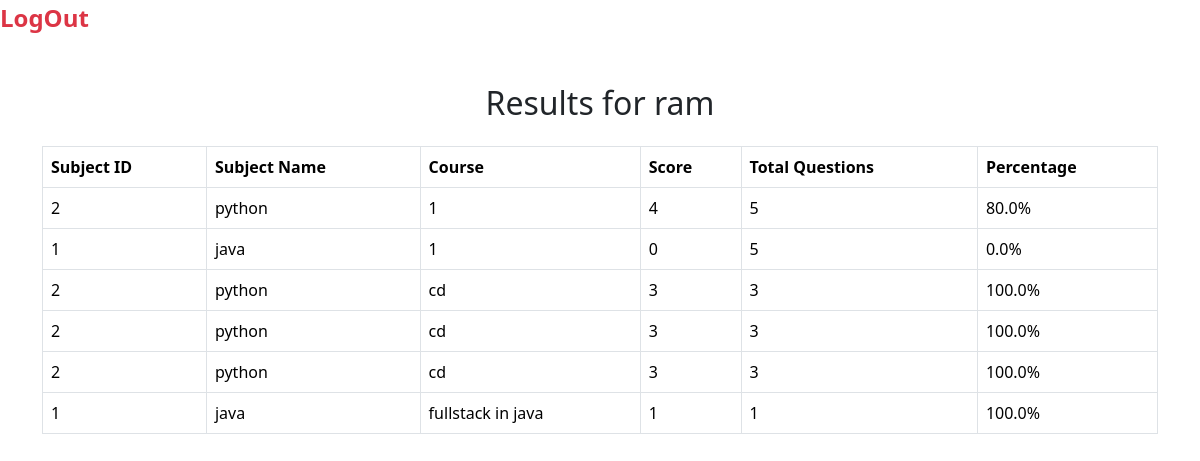
Screenshot of /myapp/sturesult/ram with the database file from the repository.
### myapp/models.py (models this page shows, shortened)
class resultmodel(models.Model):
    student_name=models.CharField(max_length=100)
    course_name=models.CharField(max_length=100)
    subject_id=models.BigIntegerField()
    subject_name=models.CharField(max_length=80)
    score=models.BigIntegerField()
    total_questions=models.BigIntegerField()
    result_percentage=models.FloatField()

### myapp/views.py (the view)
# urls.py: path("sturesult/<str:name>",views.sturesult),
def sturesult(request,name):
        student_results = resultmodel.objects.filter(student_name=name)
        if not student_results.exists():
            return HttpResponse(f"No results found for student: {name}", status=404)
        return render(request, "sturesult.html", {'student_results': student_results, 'student_name': name})

### myapp/templates/sturesult.html (shortened to what this page needs)
<!DOCTYPE html>
<html lang="en">
<head>
    {% load static %}
    <link rel="stylesheet" href="{% static 'bootstrap.css' %}">
</head>
<body>
    <a class="nav-link ms-auto text-danger fs-4 " href="/myapp/home"><b>LogOut</b></a>
    <div class="container mt-5">
        <h2 class="text-center">Results for {{ student_name }}</h2>
        <table class="table table-bordered mt-4">
            <thead>
                <tr>
                    <th>Subject ID</th>
                    <th>Subject Name</th>
                    <th>Course </th>
                    <th>Score</th>
                    <th>Total Questions</th>
                    <th>Percentage</th>
                </tr>
            </thead>
            <tbody>
                {% for result in student_results %}
                <tr>
                    <td>{{ result.subject_id }}</td>
                    <td>{{ result.subject_name }}</td>
                    <td>{{ result.course_name }}</td>
                    <td>{{ result.score }}</td>
                    <td>{{ result.total_questions }}</td>
                    <td>{{ result.result_percentage }}%</td>
                </tr>
                {% endfor %}
            </tbody>
        </table>
    </div>
</body>
</html>

### rows the page displays
resultmodel: subject_id "2", subject_name "python", course_name "1", score "4", total_questions "5", result_percentage "80.0"
resultmodel: subject_id "1", subject_name "java", course_name "1", score "0", total_questions "5", result_percentage "0.0"
resultmodel: subject_id "2", subject_name "python", course_name "cd", score "3", total_questions "3", result_percentage "100.0"
resultmodel: subject_id "2", subject_name "python", course_name "cd", score "3", total_questions "3", result_percentage "100.0"
resultmodel: subject_id "2", subject_name "python", course_name "cd", score "3", total_questions "3", result_percentage "100.0"
resultmodel: subject_id "1", subject_name "java", course_name "fullstack in java", score "1", total_questions "1", result_percentage "100.0"

### other values shown
{{ student_name }} "ram"
